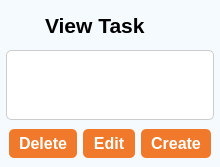
         <widget class="QWidget" name="e_viewTask">
          <layout class="QGridLayout" name="gridLayout_14">
           <property name="leftMargin">
            <number>0</number>
           </property>
           <property name="topMargin">
            <number>0</number>
           </property>
           <property name="rightMargin">
            <number>0</number>
           </property>
           <property name="bottomMargin">
            <number>0</number>
           </property>
           <property name="spacing">
            <number>0</number>
           </property>
           <item row="0" column="0">
            <widget class="QFrame" name="main_view_task_frame">
             <property name="styleSheet">
              <string notr="true">*{
color: #000;
border : none;
}

#main_view_task_frame{
background-color: #F5FAFE;
}



#create_Button, #delete_Button, #edit_Button {
    padding: 5px 10px;
    font-size: 16px;
    font-weight: bold;
    color: #fff;
    border: none;
    border-radius: 5px;
    /*background: qlineargradient(spread:pad, x1:0, y1:0.5, x2:1, y2:0.5, stop:0 #f0792b, stop:0.5 #ffa163, stop:1 #edb28c);*/
	background-color: #f0792b;
    cursor: pointer;
    transition: background-color 0.3s ease;
}

#create_Button:hover , #delete_Button:hover , #edit_Button:hover {
    background-color: #ff6347; 
}

#scrollAreaWidgetContents_2{
background-color: transparent;
}
</string>
             </property>
             <property name="frameShape">
              <enum>QFrame::StyledPanel</enum>
             </property>
             <property name="frameShadow">
              <enum>QFrame::Raised</enum>
             </property>
             <layout class="QGridLayout" name="gridLayout_11">
              <property name="leftMargin">
               <number>0</number>
              </property>
              <property name="topMargin">
               <number>0</number>
              </property>
              <property name="rightMargin">
               <number>0</number>
              </property>
              <property name="bottomMargin">
               <number>0</number>
              </property>
              <property name="spacing">
               <number>0</number>
              </property>
              <item row="1" column="0">
               <widget class="QFrame" name="frame_15">
                <property name="sizePolicy">
                 <sizepolicy hsizetype="Preferred" vsizetype="Preferred">
                  <horstretch>0</horstretch>
                  <verstretch>0</verstretch>
                 </sizepolicy>
                </property>
                <property name="maximumSize">
                 <size>
                  <width>16777215</width>
                  <height>16777215</height>
                 </size>
                </property>
                <property name="frameShape">
                 <enum>QFrame::StyledPanel</enum>
                </property>
                <property name="frameShadow">
                 <enum>QFrame::Raised</enum>
                </property>
                <layout class="QGridLayout" name="gridLayout_12">
                 <property name="leftMargin">
                  <number>6</number>
                 </property>
                 <property name="topMargin">
                  <number>0</number>
                 </property>
                 <property name="rightMargin">
                  <number>6</number>
                 </property>
                 <property name="bottomMargin">
                  <number>0</number>
                 </property>
                 <property name="spacing">
                  <number>0</number>
                 </property>
                 <item row="0" column="0">
                  <widget class="QScrollArea" name="scrollArea_4">
                   <property name="styleSheet">
                    <string notr="true">#scrollArea QWidget {
    background-color: transparent;
}
QScrollArea {
    background-color: #ffffff;
    border: 1px solid #cccccc;
    border-radius: 5px;
}

QScrollBar:vertical {
    border: none;
    background: #f0f0f0;
    width: 12px;
    margin: 0px 0px 0px 0px;
}

QScrollBar::handle:vertical {
    background: #cccccc;
    min-height: 20px;
    border-radius: 6px;
}

QScrollBar::handle:vertical:hover {
    background: #b3b3b3;
}

QScrollBar::handle:vertical:pressed {
    background: #999999;
}

QScrollBar::add-line:vertical {
    height: 0px;
    subcontrol-position: bottom;
    subcontrol-origin: margin;
}

QScrollBar::sub-line:vertical {
    height: 0px;
    subcontrol-position: top;
    subcontrol-origin: margin;
}



</string>
                   </property>
                   <property name="widgetResizable">
                    <bool>true</bool>
                   </property>
                   <widget class="QWidget" name="scrollAreaWidgetContents_2">
                    <property name="geometry">
                     <rect>
                      <x>0</x>
                      <y>0</y>
                      <width>831</width>
                      <height>391</height>
                     </rect>
                    </property>
                    <layout class="QGridLayout" name="gridLayout_28">
                     <item row="0" column="0">
                      <widget class="QFrame" name="view_frame_2">
                       <property name="frameShape">
                        <enum>QFrame::StyledPanel</enum>
                       </property>
                       <property name="frameShadow">
                        <enum>QFrame::Raised</enum>
                       </property>
                      </widget>
                     </item>
                    </layout>
                   </widget>
                  </widget>
                 </item>
                </layout>
               </widget>
              </item>
              <item row="2" column="0" alignment="Qt::AlignRight">
               <widget class="QFrame" name="frame_17">
                <property name="frameShape">
                 <enum>QFrame::StyledPanel</enum>
                </property>
                <property name="frameShadow">
                 <enum>QFrame::Raised</enum>
                </property>
                <layout class="QGridLayout" name="gridLayout_13">
                 <item row="0" column="0">
                  <widget class="QPushButton" name="delete_Button">
                   <property name="text">
                    <string>Delete</string>
                   </property>
                  </widget>
                 </item>
                 <item row="0" column="1">
                  <widget class="QPushButton" name="edit_Button">
                   <property name="text">
                    <string>Edit</string>
                   </property>
                  </widget>
                 </item>
                 <item row="0" column="2">
                  <widget class="QPushButton" name="create_Button">
                   <property name="text">
                    <string>Create</string>
                   </property>
                  </widget>
                 </item>
                </layout>
               </widget>
              </item>
              <item row="0" column="0">
               <widget class="QFrame" name="frame_20">
                <property name="minimumSize">
                 <size>
                  <width>0</width>
                  <height>50</height>
                 </size>
                </property>
                <property name="frameShape">
                 <enum>QFrame::StyledPanel</enum>
                </property>
                <property name="frameShadow">
                 <enum>QFrame::Raised</enum>
                </property>
                <layout class="QHBoxLayout" name="horizontalLayout">
                 <property name="spacing">
                  <number>0</number>
                 </property>
                 <property name="leftMargin">
                  <number>0</number>
                 </property>
                 <property name="topMargin">
                  <number>0</number>
                 </property>
                 <property name="rightMargin">
                  <number>0</number>
                 </property>
                 <property name="bottomMargin">
                  <number>0</number>
                 </property>
                 <item alignment="Qt::AlignLeft">
                  <widget class="QWidget" name="mainMenuButton_4" native="true">
                   <layout class="QHBoxLayout" name="horizontalLayout_35">
                    <item alignment="Qt::AlignHCenter">
                     <widget class="QPushButton" name="menuButton_5">
                      <property name="minimumSize">
                       <size>
                        <width>30</width>
                        <height>30</height>
                       </size>
                      </property>
                      <property name="maximumSize">
                       <size>
                        <width>30</width>
                        <height>30</height>
                       </size>
                      </property>
                      <property name="sizeIncrement">
                       <size>
                        <width>10</width>
                        <height>10</height>
                       </size>
                      </property>
                      <property name="styleSheet">
                       <string notr="true">image: url(:/icons/assets/icons/align-justify.svg);
magin-left: 3px</string>
                      </property>
                      <property name="text">
                       <string/>
                      </property>
                      <property name="iconSize">
                       <size>
                        <width>18</width>
                        <height>18</height>
                       </size>
                      </property>
                      <property name="checkable">
                       <bool>true</bool>
                      </property>
                     </widget>
                    </item>
                    <item>
                     <widget class="QLabel" name="homeHeader_5">
                      <property name="font">
                       <font>
                        <pointsize>16</pointsize>
                        <bold>true</bold>
                       </font>
                      </property>
                      <property name="text">
                       <string>View Task</string>
                      </property>
                     </widget>
                    </item>
                   </layout>
                  </widget>
                 </item>
                 <item>
                  <widget class="QFrame" name="frame_21">
                   <property name="frameShape">
                    <enum>QFrame::StyledPanel</enum>
                   </property>
                   <property name="frameShadow">
                    <enum>QFrame::Raised</enum>
                   </property>
                  </widget>
                 </item>
                </layout>
               </widget>
              </item>
             </layout>
            </widget>
           </item>
          </layout>
         </widget>
